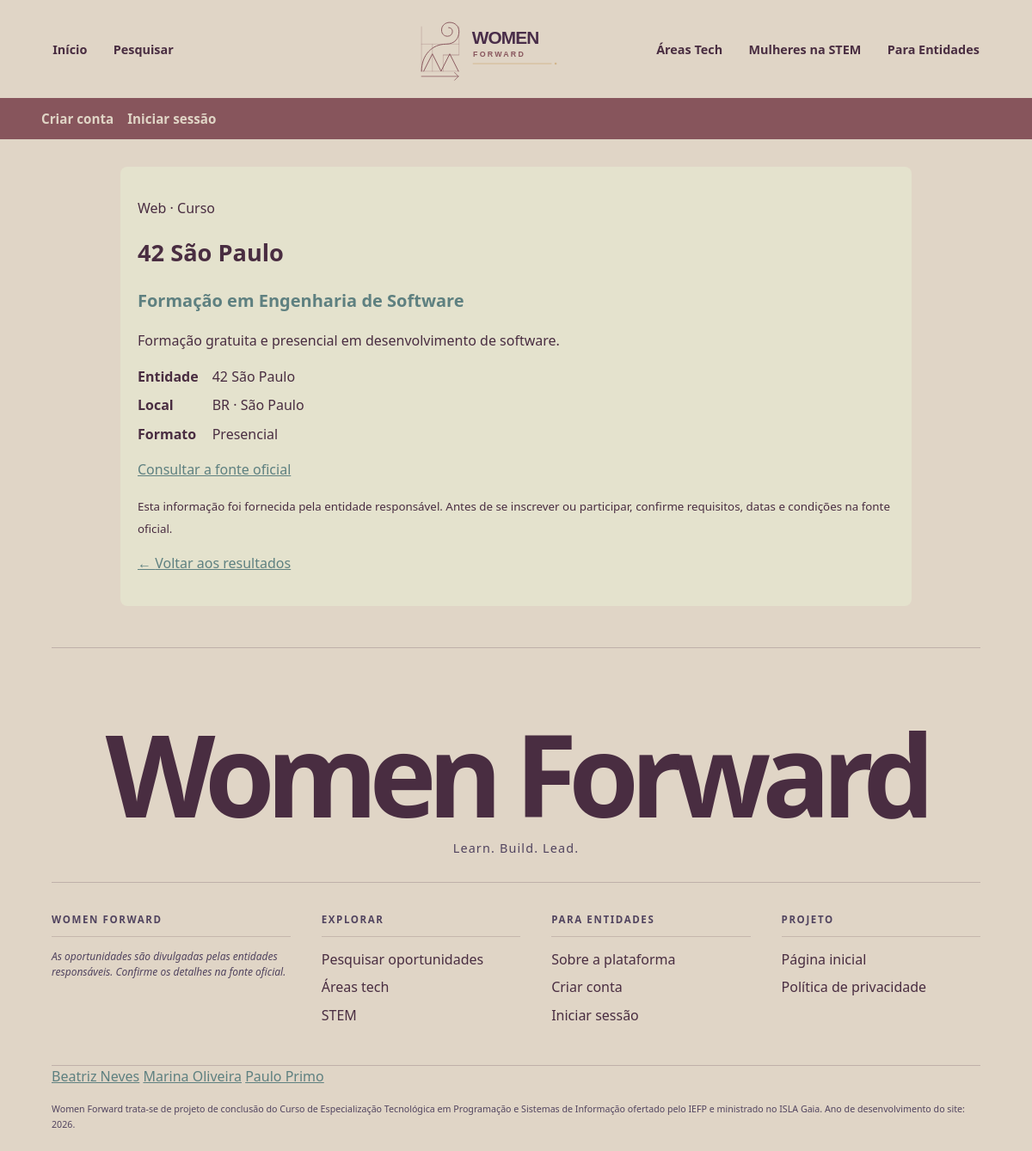
Page /oportunidade_ver.php?id=1 on the committed database.
### tables this page shows
CREATE TABLE oportunidades (
  id_oportunidade INT AUTO_INCREMENT PRIMARY KEY,
  id_entidade INT NOT NULL,
  id_categoria INT NOT NULL,
  titulo VARCHAR(150) NOT NULL,
  descricao TEXT NOT NULL,
  tipo ENUM('curso', 'evento', 'comunidade', 'estágio') NOT NULL,
  formato ENUM('presencial', 'online', 'híbrido') NOT NULL,
  pais ENUM('PT', 'BR', 'GLOBAL') NOT NULL,
  cidade ENUM('Porto', 'Lisboa', 'São Paulo', 'Rio de Janeiro') NULL,
  url VARCHAR(255) NOT NULL UNIQUE,
  data_inicio DATE NULL,
  ativo BOOLEAN NOT NULL DEFAULT TRUE,
  criado_em DATETIME NOT NULL DEFAULT CURRENT_TIMESTAMP,
  atualizado_em DATETIME NOT NULL DEFAULT CURRENT_TIMESTAMP
    ON UPDATE CURRENT_TIMESTAMP,
  CONSTRAINT fk_oportunidade_categoria
    FOREIGN KEY (id_categoria) REFERENCES categorias(id_categoria)
    ON UPDATE CASCADE ON DELETE RESTRICT,
  CONSTRAINT fk_oportunidade_entidade
    FOREIGN KEY (id_entidade) REFERENCES entidades(id_entidade)
    ON UPDATE CASCADE ON DELETE RESTRICT,
  CONSTRAINT chk_pais_cidade CHECK (
    cidade IS NULL
    OR (pais = 'PT' AND cidade IN ('Porto', 'Lisboa'))
    OR (pais = 'BR' AND cidade IN ('São Paulo', 'Rio de Janeiro'))
  )
);

CREATE TABLE categorias (
  id_categoria INT AUTO_INCREMENT PRIMARY KEY,
  nome VARCHAR(50) NOT NULL,
  CONSTRAINT chk_categorias_nome
    CHECK (nome IN ('Web', 'Dados & IA', 'Jogos', 'Cibersegurança', 'Carreira & Liderança')),
  CONSTRAINT uq_categorias_nome UNIQUE (nome)
);

CREATE TABLE entidades (
  id_entidade INT AUTO_INCREMENT PRIMARY KEY,
  nome VARCHAR(120) NOT NULL,
  email VARCHAR(120) NOT NULL UNIQUE,
  password_hash VARCHAR(255) NOT NULL,
  consentimento_em DATETIME NOT NULL
);

### public/oportunidade_ver.php (the view, shortened to what this page needs)
<?php
require_once __DIR__ . '/../includes/inicio.php';
$id     = filter_input(INPUT_GET, 'id', FILTER_VALIDATE_INT);
$op     = null;
if ($id && $id > 0) {
    $consulta = $pdo->prepare(
        'SELECT o.id_oportunidade, o.titulo, o.descricao, o.tipo, o.pais,
                o.cidade, o.formato, o.data_inicio, o.url, o.criado_em, o.atualizado_em,
                e.nome AS entidade, e.email AS entidade_email,
                c.nome AS categoria
         FROM oportunidades o
         JOIN entidades  e ON e.id_entidade  = o.id_entidade
         JOIN categorias c ON c.id_categoria = o.id_categoria
         WHERE o.id_oportunidade = :id AND o.ativo = TRUE'
    );
    $consulta->execute(['id' => $id]);
    $op = $consulta->fetch();
}
$voltar_url   = 'pesquisar.php#resultados';
$voltar_label = 'Voltar aos resultados';
require __DIR__ . '/../includes/cabecalho.php';
?>
<?php if (!$op): ?>
    <h1>Oportunidade não encontrada</h1>
    <p>Não foi possível encontrar esta oportunidade. Pode ter sido removida ou já não estar disponível.</p>
    <a href="<?= htmlspecialchars($voltar_url) ?>"><?= htmlspecialchars($voltar_label) ?></a>
<?php else: ?>
    <article class="detalhe">
    <p><?= htmlspecialchars($op['categoria'], ENT_QUOTES, 'UTF-8') ?> · <?= htmlspecialchars(ucfirst($op['tipo']), ENT_QUOTES, 'UTF-8') ?></p>
    <?php
        $partesTitulo = preg_split('/\s+[—-]\s+/u', $op['titulo'], 2);
        $tituloPrincipal = trim($partesTitulo[0]);
        $subtitulo = isset($partesTitulo[1]) ? trim($partesTitulo[1]) : '';
    ?>
    <h1><?= htmlspecialchars($tituloPrincipal, ENT_QUOTES, 'UTF-8') ?></h1>
    <?php if ($subtitulo !== ''): ?>
        <h2 class="subtitulo-oportunidade">
            <?= htmlspecialchars($subtitulo, ENT_QUOTES, 'UTF-8') ?>
        </h2>
    <?php endif; ?>
    <p><?= nl2br(htmlspecialchars($op['descricao'], ENT_QUOTES, 'UTF-8')) ?></p>
    <dl>
        <dt>Entidade</dt>
        <dd><?= htmlspecialchars($op['entidade'], ENT_QUOTES, 'UTF-8') ?></dd>
        <dt>Local</dt>
        <dd><?= htmlspecialchars($op['pais'], ENT_QUOTES, 'UTF-8') ?><?= $op['cidade'] ? ' · ' . htmlspecialchars($op['cidade'], ENT_QUOTES, 'UTF-8') : '' ?></dd>
        <dt>Formato</dt>
        <dd><?= htmlspecialchars(ucfirst($op['formato']), ENT_QUOTES, 'UTF-8') ?></dd>
        </dl>
        <p>
            <a class="botao-fonte-oficial" href="<?= htmlspecialchars($op['url'], ENT_QUOTES, 'UTF-8') ?>"
               target="_blank" rel="noopener noreferrer">Consultar a fonte oficial</a>
        </p>
        <p><small>Esta informação foi fornecida pela entidade responsável. Antes de se inscrever ou participar, confirme requisitos, datas e condições na fonte oficial.</small></p>
        <p><a href="<?= htmlspecialchars($voltar_url) ?>">← <?= htmlspecialchars($voltar_label) ?></a></p>
    </article>
<?php endif; ?>
<?php require __DIR__ . '/../includes/rodape.php'; ?>

### public/assets/css/style.css (style rules this page uses)
:root { --color1: #e0d5c6; --color2: #87555c; --color3: #492d41; --color4: #51445f; --color5: #5e8080; --largura-conteudo: 1120px; --tamanho-logo-oportunidade: 96px; }
* { box-sizing: border-box; }
body { margin: 0; font-family: "Segoe UI", Arial, sans-serif; color: var(--color3); background: var(--color1); line-height: 1.6; }
a { color: var(--color5); }
h1 { margin-top: 0; font-size: 1.7rem; color: var(--color3); }
h2 { margin-top: 0; font-size: 1.4rem; color: var(--color5); }
.cartao, .detalhe { padding: 20px; border-radius: 8px; background: #e4e2cd; }
.detalhe .subtitulo-oportunidade { margin: -4px 0 18px; font-size: 1.25rem; }
.detalhe dl { display: grid; grid-template-columns: max-content 1fr; gap: 8px 16px; }
.detalhe dt { font-weight: 700; }
.detalhe dd { margin: 0; }

### rows in the picture
oportunidades: id_categoria.nome "Web", tipo "Curso", titulo "42 São Paulo", titulo "Formação em Engenharia de Software", descricao "Formação gratuita e presencial em desenvolvimento de software.", id_entidade.nome "42 São Paulo", pais "BR", cidade "São Paulo", formato "Presencial"

### other values in the picture
$voltar_label "Voltar aos resultados"
